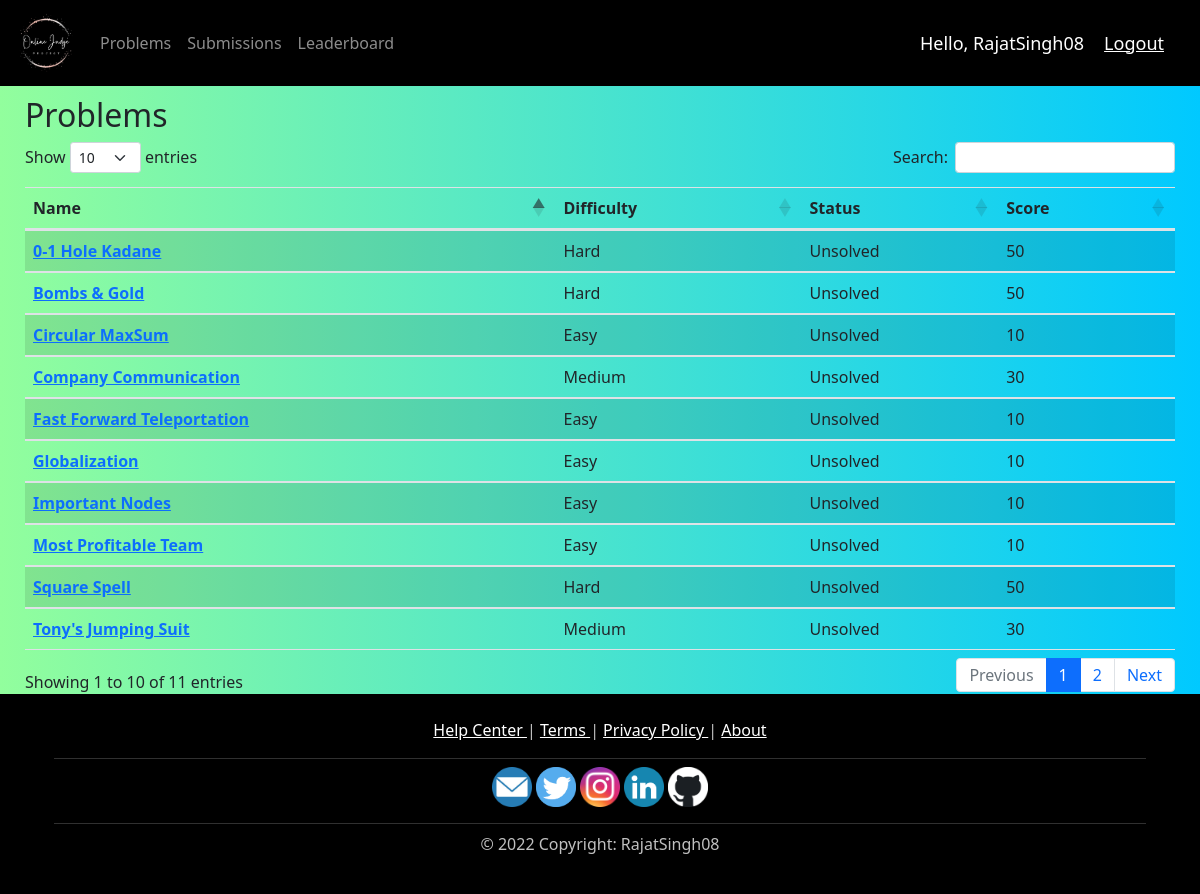
The page /problems/ (signed in) on the database as committed earlier.
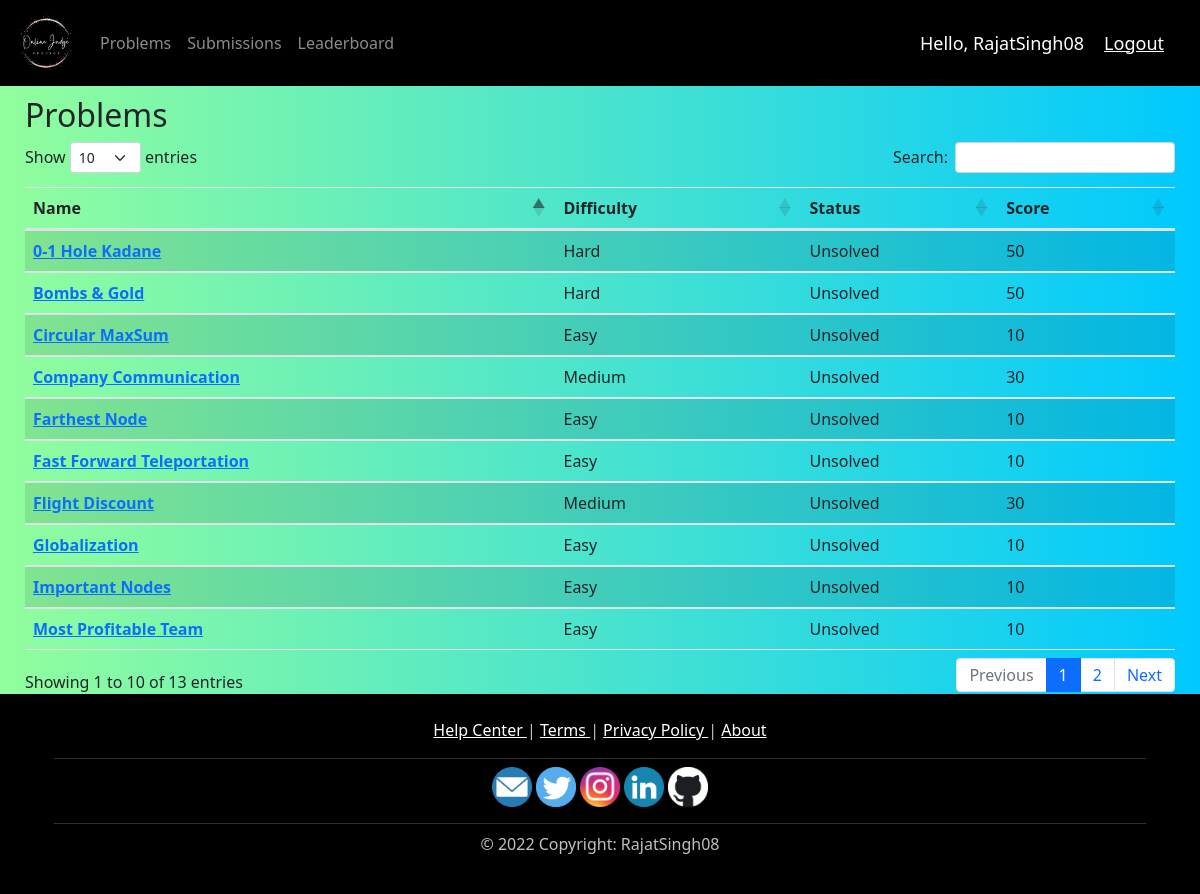
The same page on the database as committed later.
### OJ/models.py (models this page shows, shortened)
class Problem(models.Model):
    TOUGHNESS = (("Easy", "Easy"), ("Medium", "Medium"), ("Tough", "Tough"))
    STATUS = (("Unsolved", "Unsolved"), ("Solved", "Solved"))
    id = models.BigAutoField(primary_key=True)
    name = models.CharField(max_length=100, default="")
    description = RichTextField(default="")
    example = RichTextField(default="")
    difficulty = models.CharField(max_length=10, choices=TOUGHNESS)
    score = models.IntegerField(default=0)
    solved_status = models.CharField(
        max_length=10, choices=STATUS, default="Unsolved")

### OJ/views.py (the view)
# urls.py: path('problems/', views.problemPage, name='problems'),
@login_required(login_url='login')
def problemPage(request):
    problems = Problem.objects.all()
    return render(request, 'OJ/problem.html', {'problems': problems})

### OJ/templates/OJ/problem.html
{% extends 'OJ/main.html' %}
{% block content %}
<h2>Problems</h2>
<table id="problem_list" class="table table-striped">
    <thead>
        <tr>
            <th><b>Name</b></th>
            <th><b>Difficulty</b></th>
            <th><b>Status</b></th>
            <th><b>Score</b></th>
        </tr>
    </thead>
    <tbody>
        {% for problem in problems %}
        <tr>
            <td><a href="{{problem.id}}"><b>{{problem.name}}</b></a></td>
            <td>{{problem.difficulty}}</td>
            <td>{{problem.solved_status}}</td>
            <td>{{problem.score}}</td>
        </tr>
        {% endfor %}
    </tbody>
</table>
{% endblock %}

### OJ/templates/OJ/main.html (shortened to what this page needs)
{% load static %}
<!DOCTYPE html>
<html>
    <head>
        <link rel="stylesheet"
            href="https://cdn.jsdelivr.net/npm/bootstrap@4.3.1/dist/css/bootstrap.min.css"
>
        <link rel="stylesheet"
            href="https://cdnjs.cloudflare.com/ajax/libs/twitter-bootstrap/5.1.3/css/bootstrap.min.css">
        <link rel="stylesheet"
            href="https://cdn.datatables.net/1.12.1/css/dataTables.bootstrap5.min.css">
        <link rel="stylesheet" href="{% static '/css/main.css' %}">
    </head>
    <body>
        <div id="page-container">
            <div id="content-wrap">
                {% include 'OJ/navbar.html' %}
                <div class="block_class">
                    {% block content %}
                    {% endblock %}
                </div>
            </div>
            <footer id="footer">
                <div class="container p-4 pb-0">
                    <section class="mb-2 text-center">
                        <a href="#!" class="text-white"> Help Center </a>
                        |
                        <a href="#!" class="text-white"> Terms </a>
                        |
                        <a href="#!" class="text-white"> Privacy Policy </a>
                        |
                        <a href="#!" class="text-white"> About </a>
                    </section>
                    <hr class="mb-2" />
                    <section class="mb-2 text-center">
                        <a href="mailto:rajatsingh0805@gmail.com">
                            <img src="{% static 'images/email.png' %}"
                                width="40" height="40" /></a>
                        <a href="https://twitter.com/rajat_singh0805/"
                            target="_blank">
                            <img src="{% static 'images/twitter.png' %}"
                                width="40" height="40" /></a>
                        <a href="https://www.instagram.com/rajat_singh0805/"
                            target="_blank">
                            <img src="{% static 'images/instagram.png' %}"
                                width="40" height="40" /></a>
                        <a href="https://www.linkedin.com/in/rajat-singh-0805/"
                            target="_blank">
                            <img src="{% static 'images/linkedIn.png' %}"
                                width="40" height="40" /></a>
                        <a href="https://github.com/RajatSingh08/"
                            target="_blank">
                            <img src="{% static 'images/github.png' %}"
                                width="40" height="40" /></a>
                    </section>
                    <hr class="mb-2" />
                    <section class="mb-2 text-center">
                        © 2022 Copyright: RajatSingh08
                    </section>
                </div>
            </footer>
        </div>
    </body>
</html>

### OJ/templates/OJ/navbar.html (shortened to what this page needs)
{% load static %}
<nav class="navbar navbar-expand-lg navbar-dark"
    style="background-color: #000000;">
    <a class="navbar-brand" href="/"><img src="{% static 'images/logo.png' %}"
            width="60" height="60" /></a>
    <div class="collapse navbar-collapse" id="navbarNav">
        <ul class="navbar-nav mr-auto mt-2 mt-lg-0">
            <li class="nav-item">
                <a class="nav-link" href="/problems">Problems</a>
            </li>
            <li class="nav-item">
                <a class="nav-link" href="/submissions">Submissions</a>
            </li>
            <li class="nav-item">
                <a class="nav-link" href="/leaderboard">Leaderboard</a>
            </li>
        </ul>
    </div>
    <span class="hello-msg">Hello, {{request.user}}</span>
    <span><a class="hello-msg" href="{% url 'logout' %}">Logout</a></span>
</nav>

### static/css/main.css (style rules this page uses)
body { background: #00C9FF !important; background: -webkit-linear-gradient(to right, #92FE9D, #00C9FF) !important; background: linear-gradient(to right, #92FE9D, #00C9FF) !important; }
.block_class { margin-top: 10px !important; margin-left: 25px !important; margin-right: 25px !important; }
#page-container { position: relative; min-height: 100vh; }
#content-wrap { padding-bottom: 12.5rem; }
#footer { position: absolute; bottom: 0; width: 100%; height: 12.5rem; color: #C0C0C0; background-color: black; }

### OJ/templates/OJ/navbar.html (style rules this page uses)
.hello-msg { font-size: 18px; color: #fff; margin-right: 20px; }

Rows that differ between the two databases and show on the page:
no longer on this page (row unchanged): Problem: name "Tony's Jumping Suit", difficulty "Medium", solved_status "Unsolved", score "30"
no longer on this page (row unchanged): Problem: name "Square Spell", difficulty "Hard", solved_status "Unsolved", score "50"
added Problem: name "Farthest Node", difficulty "Easy", solved_status "Unsolved", score "10"
added Problem: name "Flight Discount", difficulty "Medium", solved_status "Unsolved", score "30"
Other text that changed with them:
text written by a page script: "Show entries Search: Showing 1 to 10 of 11 entries Previous 1 2 Next" → "Show entries Search: Showing 1 to 10 of 13 entries Previous 1 2 Next"
